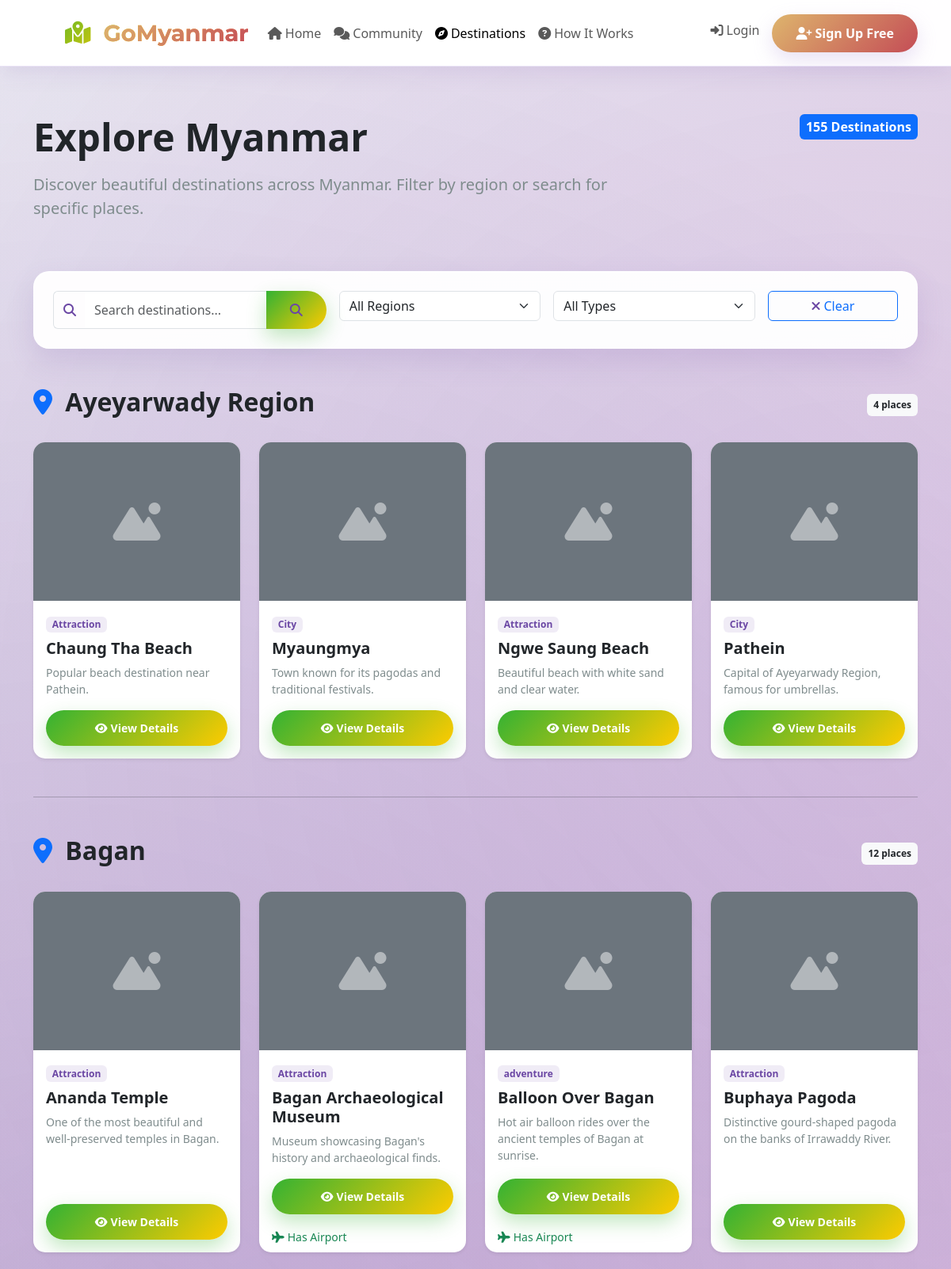
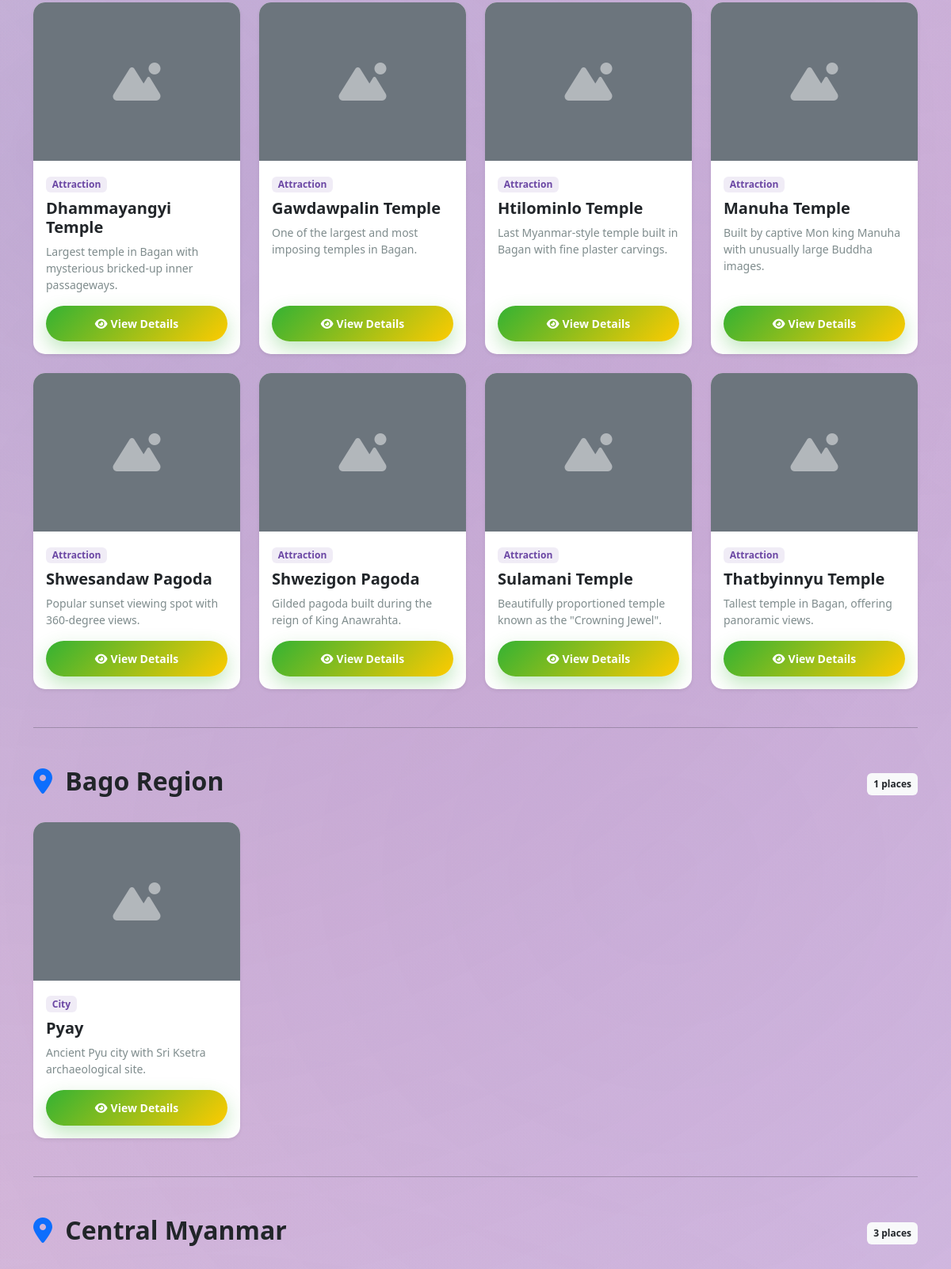
Page /planner/destinations/ (upper part) on the committed database (2 pictures, top to bottom).
### planner/models.py (models this page shows, shortened)
class Destination(models.Model):
    name = models.CharField(max_length=100)
    region = models.CharField(max_length=100)
    type = models.CharField(max_length=50, choices=[
        ('city', 'City'),
        ('town', 'Town'),
        ('attraction', 'Attraction'),
        ('state', 'State'),
        ('region', 'Region'),
        ('union_territory', 'Union Territory')
    ])
    latitude = models.DecimalField(max_digits=9, decimal_places=6, null=True, blank=True)
    longitude = models.DecimalField(max_digits=9, decimal_places=6, null=True, blank=True)
    description = models.TextField(blank=True)
    image = models.ImageField(upload_to='destinations/', blank=True, null=True)
    is_active = models.BooleanField(default=True)
    created_at = models.DateTimeField(auto_now_add=True)
    updated_at = models.DateTimeField(auto_now=True)
    default_airlines = models.ManyToManyField(Airline, blank=True,
        help_text="Default airlines for this destination")
    def has_airport(self):
        airport_info = get_airport_info(self.name)
        return airport_info is not None and airport_info.get('has_airport', False)
    class Meta:
        ordering = ['name']

### planner/views.py (the view)
# urls.py: path('destinations/', DestinationListView.as_view(), name='destinations'),
class DestinationListView(View):
    template_name = 'planner/destinations.html'
    def get(self, request):
        region_filter = request.GET.get('region', 'all')
        type_filter = request.GET.get('type', 'all')
        search_query = request.GET.get('search', '')
        destinations = Destination.objects.filter(is_active=True)
        if region_filter != 'all':
            destinations = destinations.filter(region__iexact=region_filter)
        if type_filter != 'all':
            destinations = destinations.filter(type=type_filter)
        if search_query:
            destinations = destinations.filter(
                Q(name__icontains=search_query) |
                Q(description__icontains=search_query) |
                Q(region__icontains=search_query)
            )
        destinations_by_region = {}
        for destination in destinations.order_by('region', 'name'):
            region = destination.region
            if region not in destinations_by_region:
                destinations_by_region[region] = []
            destinations_by_region[region].append(destination)
        all_regions = Destination.objects.filter(is_active=True).values_list('region', flat=True).distinct()
        all_types = Destination.objects.filter(is_active=True).values_list('type', flat=True).distinct()
        context = {
            'destinations_by_region': destinations_by_region,
            'all_regions': all_regions,
            'all_types': all_types,
            'selected_region': region_filter,
            'selected_type': type_filter,
            'search_query': search_query,
            'destinations_count': destinations.count(),
        }
        return render(request, self.template_name, context)

### planner/airport_data.py (called while the page is built)
def get_airport_info(destination_name):
    if destination_name in AIRPORT_DATA:
        return AIRPORT_DATA[destination_name]
    for city, data in AIRPORT_DATA.items():
        if city.lower() in destination_name.lower() or destination_name.lower() in city.lower():
            return data
    return None

### planner/context_processors.py (called while the page is built)
def leaflet_config(request):
    return {
        'LEAFLET_CONFIG': settings.LEAFLET_CONFIG,
        'USE_GOOGLE_MAPS': False,
        'MAP_PROVIDER': 'leaflet'
    }

### posts/context_processors.py (called while the page is built, shortened)
def notifications_context(request):
    context = {}
    return context

### templates/planner/destinations.html (shortened to what this page needs)
{% extends 'base.html' %}
{% block content %}
<div class="container py-5 mt-5">
    <div class="row mb-5">
        <div class="col-md-8">
            <h1 class="display-5 fw-bold mb-3">Explore Myanmar</h1>
            <p class="lead text-gray">Discover beautiful destinations across Myanmar. Filter by region or search for specific places.</p>
        </div>
        <div class="col-md-4 text-end">
            <span class="badge bg-primary p-2 fs-6">
                {{ destinations_count }} Destinations
            </span>
        </div>
    </div>
    <div class="card-glass p-4 mb-5">
        <div class="row g-3">
            <div class="col-md-4">
                <form method="get" class="position-relative">
                    <div class="input-group">
                        <span class="input-group-text bg-transparent border-end-0">
                            <i class="fas fa-search text-purple"></i>
                        </span>
                        <input type="text"
                               name="search"
                               class="form-control border-start-0"
                               placeholder="Search destinations..."
                               value="{{ search_query }}"
                               id="searchInput">
                        <button type="submit" class="btn btn-primary">
                            <i class="fas fa-search"></i>
                        </button>
                    </div>
                </form>
            </div>
            <div class="col-md-3">
                <form method="get" id="regionForm">
                    <select name="region" class="form-select" onchange="this.form.submit()">
                        <option value="all" {% if selected_region == 'all' %}selected{% endif %}>All Regions</option>
                    </select>
                </form>
            </div>
            <div class="col-md-3">
                <form method="get" id="typeForm">
                    <select name="type" class="form-select" onchange="this.form.submit()">
                        <option value="all" {% if selected_type == 'all' %}selected{% endif %}>All Types</option>
                    </select>
                </form>
            </div>
            <div class="col-md-2">
                <a href="{% url 'planner:destinations' %}" class="btn btn-outline-primary w-100">
                    <i class="fas fa-times me-1"></i>Clear
                </a>
            </div>
        </div>
    </div>
    {% if destinations_by_region %}
        {% for region, destinations in destinations_by_region.items %}
        <div class="mb-5">
            <div class="d-flex justify-content-between align-items-center mb-4">
                <h2 class="fw-bold">
                    <i class="fas fa-map-marker-alt me-2 text-primary"></i>
                    {{ region }}
                </h2>
                <span class="badge bg-light text-dark p-2">
                    {{ destinations|length }} places
                </span>
            </div>
            <div class="row g-4">
                {% for destination in destinations %}
                <div class="col-md-6 col-lg-4 col-xl-3">
                    <div class="card destination-card h-100 border-0 shadow-sm">
                        {% if destination.image %}
                        <img src="{{ destination.image.url }}"
                             class="card-img-top destination-image"
                             alt="{{ destination.name }}"
                             style="height: 200px; object-fit: cover;">
                        {% else %}
                        <div class="card-img-top bg-secondary d-flex align-items-center justify-content-center"
                             style="height: 200px;">
                            <i class="fas fa-mountain-sun fa-3x text-light opacity-50"></i>
                        </div>
                        {% endif %}
                        <div class="card-body d-flex flex-column">
                            <div class="mb-2">
                                <span class="badge bg-purple-light text-purple">
                                    {{ destination.get_type_display }}
                                </span>
                            </div>
                            <h5 class="card-title fw-bold mb-2">
                                {{ destination.name }}
                            </h5>
                            <p class="card-text text-gray small mb-3 flex-grow-1">
                                {{ destination.description|truncatechars:100|default:"Explore this beautiful destination in Myanmar." }}
                            </p>
                            <div class="mt-auto">
                                <a href="{% url 'planner:destination_detail' destination.id %}"
                                   class="btn btn-primary btn-sm w-100">
                                    <i class="fas fa-eye me-1"></i>View Details
                                </a>
                            </div>
                        </div>
                        {% if destination.has_airport %}
                        <div class="card-footer bg-transparent border-top-0 pt-0">
                            <small class="text-success">
                                <i class="fas fa-plane me-1"></i>Has Airport
                            </small>
                        </div>
                        {% endif %}
                    </div>
                </div>
                {% endfor %}
            </div>
        </div>
        {% if not forloop.last %}
        <hr class="my-5">
        {% endif %}
        {% endfor %}
    {% endif %}
</div>
{% endblock %}

### static/css/custom.css (style rules this page uses)
body { background: radial-gradient(circle at 10% 20%, rgba(107, 71, 164, 0.15) 0%, transparent 25%), radial-gradient(circle at 90% 10%, rgba(183, 158, 220, 0.12) 0%, transparent 20%), radial-gradient(circle at 50% 80%, rgba(145, 179, 224, 0.1) 0%, transparent 30%), radial-gradient(circle at 20% 50%, rgba(216, 182, 216, 0.08) 0%, transparent 35%), radial-gradient(circle at 80% 70%, rgba(235, 235, 242, 0.2) 0%, transparent 25%), radial-gradient(circle at 30% 90%, rgba(107, 71, 164, 0.1) 0%, transparent 20%), radial-gradient(circle at 70% 30%, rgba(183, 158, 220, 0.08) 0%, transparent 25%), linear-gradient(135deg, rgba(235, 235, 242, 0.95) 0%, rgba(216, 182, 216, 0.85) 30%, rgba(183, 158, 220, 0.8) 60%, rgba(145, 179, 224, 0.7) 80%, rgba(107, 71, 164, 0.6) 100%); background-attachment: fixed; min-height: 100vh; position: relative; overflow-x: hidden; }
body::before { content: ''; position: fixed; top: 0; left: 0; width: 100%; height: 100%; background: radial-gradient(circle at 10% 20%, rgba(107, 71, 164, 0.15) 0%, transparent 25%), radial-gradient(circle at 90% 10%, rgba(183, 158, 220, 0.12) 0%, transparent 20%), radial-gradient(circle at 50% 80%, rgba(145, 179, 224, 0.1) 0%, transparent 30%), radial-gradient(circle at 20% 50%, rgba(216, 182, 216, 0.08) 0%, transparent 35%), radial-gradient(circle at 80% 70%, rgba(235, 235, 242, 0.2) 0%, transparent 25%), radial-gradient(circle at 30% 90%, rgba(107, 71, 164, 0.1) 0%, transparent 20%), radial-gradient(circle at 70% 30%, rgba(183, 158, 220, 0.08) 0%, transparent 25%); animation: marbleFloat 20s infinite alternate ease-in-out; z-index: -1; }
.card-glass { background: rgba(255, 255, 255, 0.95); backdrop-filter: blur(15px); border: 1px solid rgba(255, 255, 255, 0.4); border-radius: 20px; transition: all 0.3s ease; box-shadow: 0 15px 35px rgba(107, 71, 164, 0.15), inset 0 1px 0 rgba(255, 255, 255, 0.8); }
.text-gray { color: #666 !important; }
.text-purple { color: #6B47A4 !important; }
.card-glass i.fas, .card-glass i.fab, .card-glass i.far { color: #6B47A4 !important; }
:root { --myanmar-yellow: #FECB00; --myanmar-green: #34B233; --myanmar-red: #EA2839; --myanmar-white: #FFFFFF; --myanmar-dark: #0D1F2D; }
.btn-primary { background: linear-gradient(135deg, var(--myanmar-green), var(--myanmar-yellow)); border: none; color: var(--myanmar-white); padding: 12px 30px; border-radius: 50px; font-weight: 600; transition: all 0.3s ease; position: relative; overflow: hidden; box-shadow: 0 10px 25px rgba(52, 178, 51, 0.3); }

### templates/base.html (style rules this page uses)
select.form-select option { background-color: rgba(235, 235, 242, 0.95) !important; color: #2c3e50 !important; padding: 10px !important; }
select.form-select option:hover, select.form-select option:checked { background: linear-gradient(135deg, rgba(183, 158, 220, 0.2), rgba(145, 179, 224, 0.2)) !important; color: #6B47A4 !important; }
.text-gray { color: #7f8c8d !important; }

### templates/planner/destinations.html (style rules this page uses)
.destination-card { transition: all 0.3s ease; border-radius: 15px; overflow: hidden; }
.bg-purple-light { background-color: rgba(107, 71, 164, 0.1); }

### rows in the picture
Destination: region "Ayeyarwady Region", destinations "4", type "Attraction", name "Chaung Tha Beach", description "Popular beach destination near Pathein."
Destination: type "City", name "Myaungmya", description "Town known for its pagodas and traditional festivals."
Destination: type "Attraction", name "Ngwe Saung Beach", description "Beautiful beach with white sand and clear water."
Destination: type "City", name "Pathein", description "Capital of Ayeyarwady Region, famous for umbrellas."
Destination: region "Bagan", destinations "12", type "Attraction", name "Ananda Temple", description "One of the most beautiful and well-preserved temples in Bagan."
Destination: type "Attraction", name "Bagan Archaeological Museum", description "Museum showcasing Bagan's history and archaeological finds.", shows "Has Airport"
Destination: type "adventure", name "Balloon Over Bagan", description "Hot air balloon rides over the ancient temples of Bagan at sunrise.", shows "Has Airport"
Destination: type "Attraction", name "Buphaya Pagoda", description "Distinctive gourd-shaped pagoda on the banks of Irrawaddy River."
Destination: type "Attraction", name "Dhammayangyi Temple", description "Largest temple in Bagan with mysterious bricked-up inner passageways."
Destination: type "Attraction", name "Gawdawpalin Temple", description "One of the largest and most imposing temples in Bagan."
Destination: type "Attraction", name "Htilominlo Temple", description "Last Myanmar-style temple built in Bagan with fine plaster carvings."
Destination: type "Attraction", name "Manuha Temple", description "Built by captive Mon king Manuha with unusually large Buddha images."
Destination: type "Attraction", name "Shwesandaw Pagoda", description "Popular sunset viewing spot with 360-degree views."
Destination: type "Attraction", name "Shwezigon Pagoda", description "Gilded pagoda built during the reign of King Anawrahta."
Destination: type "Attraction", name "Sulamani Temple", description "Beautifully proportioned temple known as the \"Crowning Jewel\"."
Destination: type "Attraction", name "Thatbyinnyu Temple", description "Tallest temple in Bagan, offering panoramic views."
Destination: region "Bago Region", destinations "1", type "City", name "Pyay", description "Ancient Pyu city with Sri Ksetra archaeological site."
Destination: region "Central Myanmar", destinations "3"

### other values in the picture
{{ destinations_count }} "155"
